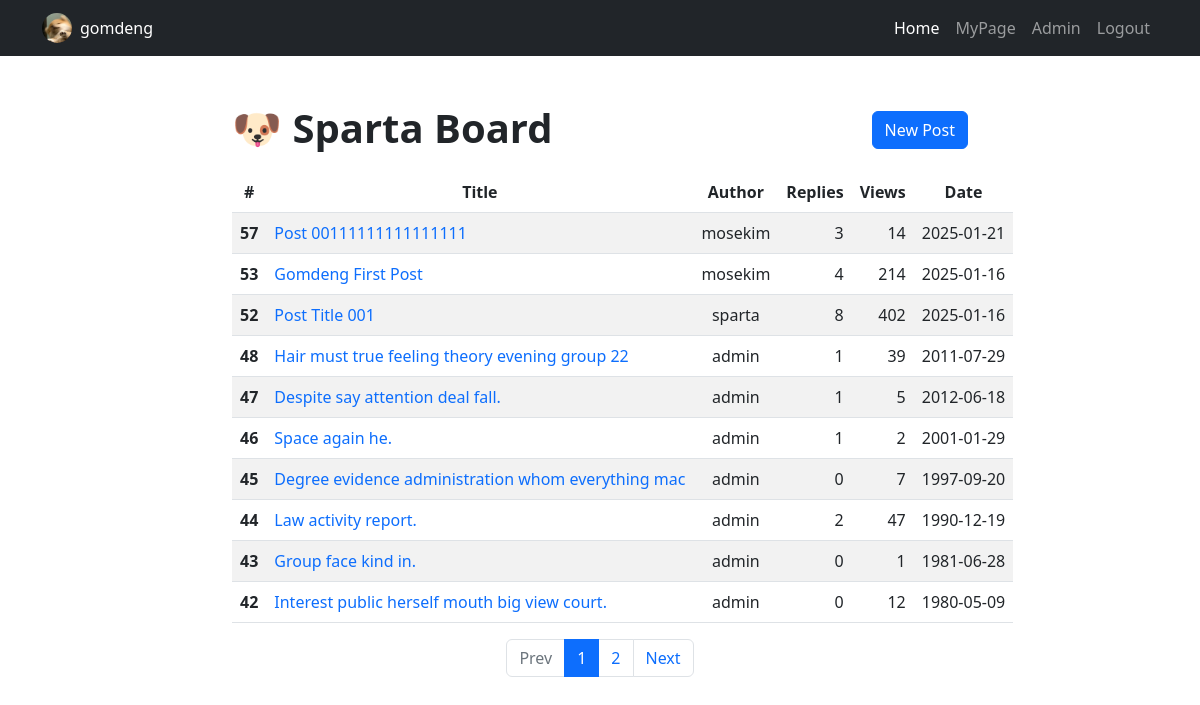
Page /post/ (signed in) on the committed database.
### user/models.py (models this page shows)
class User(AbstractUser, TimestampModel):
    nickname    = models.CharField(max_length=20, unique=True)
    profile_img = models.ImageField(blank=True, upload_to='profile_imgs/', default='common/images/default.jpg')
    bio         = models.CharField(blank=True, max_length=200)

### post/models.py (models this page shows, shortened)
class Post(TimestampModel):
    author      = models.ForeignKey(settings.AUTH_USER_MODEL, on_delete=models.CASCADE, related_name="post")
    title       = models.CharField(max_length=50)
    content     = models.TextField()
    post_img    = models.ImageField(blank=True, upload_to='post_imgs/')
    views       = models.IntegerField(default=0)
    likes       = models.ManyToManyField(settings.AUTH_USER_MODEL, related_name="likes", blank=True)
    tags        = models.ManyToManyField('Tag', related_name="tags", blank=True)

### post/views.py (the view)
# urls.py: path("", views.post_list, name="post_list"),
@login_required
def post_list(request):
    posts = Post.objects.annotate(comments_count=Count('comments')).order_by('-pk')
    paginator = Paginator(posts, 10)            # 페이지에서 보여줄 포스트 수
    page_number = request.GET.get("page", '1')  # 조회 페이지 번호
    page_obj = paginator.get_page(page_number)  # 해당 페이지 포스트
    context = {
        "page_obj": page_obj
    }
    return render(request, "post/post_list.html", context)

### post/templates/post/post_list.html
{% extends 'base.html' %}
{% load static %}
{% block resource %}
    <link rel="stylesheet" href="{% static 'post/css/styles.css' %}">
{% endblock resource %}
{% block content %}
    <div class="container mt-5">
        <div class="row">
            <div class="col-lg-8 mx-auto">
                <article>
                    <header class="mb-3 d-flex justify-content-between align-items-center">
                        <h1 class="fw-bolder mb-1">🐶 Sparta Board</h1>
                        <button type="button" class="btn btn-mg btn-primary" onclick="location.href='{% url 'post:post_create' %}'">New Post</button>
                    </header>
                    <section class="mb-5">
                        <table class="table table-striped">
                            <thead>
                                <tr>
                                    <th scope="col" style="width: 5%; text-align: center;">#</th>
                                    <th scope="col" style="width: 45%; text-align: center;">Title</th>
                                    <th scope="col" style="width: 10%; text-align: center;">Author</th>
                                    <th scope="col" style="width: 10%; text-align: center;">Replies</th>
                                    <th scope="col" style="width: 10%; text-align: center;">Views</th>
                                    <th scope="col" style="width: 20%; text-align: center;">Date</th>
                                </tr>
                            </thead>
                            <tbody>
                                {% for post in page_obj %}
                                    <tr>
                                        <th scope="row" style="text-align: right;">{{ post.id }}</th>
                                        <td><a href="{% url 'post:post_detail' post.pk %}">{{ post.title }}</a></td>
                                        <td style="text-align: center;">{{ post.author }}</td>
                                        <td style="text-align: right;">{{ post.comments_count }}</td>
                                        <td style="text-align: right;">{{ post.views }}</td>
                                        <td style="text-align: center;">{{ post.created_at|date:"Y-m-d" }}</td>
                                    </tr>
                                {% endfor %}
                            </tbody>
                        </table>
                        <ul class="pagination justify-content-center">
                            {% if page_obj.has_previous %}
                                <li class="page-item">
                                    <a class="page-link" href="?page={{ page_obj.previous_page_number }}">Prev</a>
                                </li>
                            {% else %}
                                <li class="page-item disabled">
                                    <a class="page-link" tabindex="-1" aria-disabled="true" href="#">Prev</a>
                                </li>
                            {% endif %}
                            {% for page_number in page_obj.paginator.page_range %}
                                {% if page_number == page_obj.number %}
                                <li class="page-item active" aria-current="page">
                                    <a class="page-link" href="?page={{ page_number }}">{{ page_number }}</a>
                                </li>
                                {% else %}
                                    <li class="page-item">
                                        <a class="page-link" href="?page={{ page_number }}">{{ page_number }}</a>
                                    </li>
                                {% endif %}
                            {% endfor %}
                            {% if page_obj.has_next %}
                                <li class="page-item">
                                    <a class="page-link" href="?page={{ page_obj.next_page_number }}">Next</a>
                                </li>
                            {% else %}
                                <li class="page-item disabled">
                                    <a class="page-link" tabindex="-1" aria-disabled="true" href="#">Next</a>
                                </li>
                            {% endif %}
                        </ul>
                    </section>
                </article>
            </div>
        </div>
    </div>
{% endblock content %}

### common/templates/navbar.html (shortened to what this page needs)
<nav class="navbar navbar-expand-lg navbar-dark bg-dark">
    <div class="container">
        <div class="d-flex align-items-center">
            <img src="{{ user.profile_img.url }}" alt="Profile Image" class="rounded-circle" style="width: 30px; height: 30px; object-fit: cover; margin-right: 8px;">
            <span class="text-white">{{ request.user.nickname }}</span>
        </div>
        <div class="collapse navbar-collapse" id="navbarSupportedContent">
            <ul class="navbar-nav ms-auto mb-2 mb-lg-0">
                <li class="nav-item">
                    <a class="nav-link active" aria-current="page" href="{% url 'post:post_list' %}">Home</a>
                </li>
                <li class="nav-item"><a class="nav-link" href="{% url 'user:user_profile' %}">MyPage</a></li>
                {% if request.user.is_superuser == 1 or request.user.is_staff == 1 %}
                    <li class="nav-item"><a class="nav-link" href="{% url 'admin:index' %}">Admin</a></li>
                {% endif %}
                <li class="nav-item">
                    <form id="logout-form" action="{% url 'user:logout' %}" method="post">
                        <a class="nav-link" href="{% url 'user:logout' %}" onclick="document.getElementById('logout-form').submit(); return false;">Logout</a>
                    </form>
                </li>
            </ul>
        </div>
    </div>
</nav>

### rows in the picture
User: profile_img (picture), user.nickname "gomdeng"
Post: id "57", title "Post 00111111111111111", author "mosekim", comments_count "3", views "14", created_at "2025-01-21"
Post: id "53", title "Gomdeng First Post", author "mosekim", comments_count "4", views "214", created_at "2025-01-16"
Post: id "52", title "Post Title 001", author "sparta", comments_count "8", views "402", created_at "2025-01-16"
Post: id "48", title "Hair must true feeling theory evening group 22", author "admin", comments_count "1", views "39", created_at "2011-07-29"
Post: id "47", title "Despite say attention deal fall.", author "admin", comments_count "1", views "5", created_at "2012-06-18"
Post: id "46", title "Space again he.", author "admin", comments_count "1", views "2", created_at "2001-01-29"
Post: id "45", title "Degree evidence administration whom everything mac", author "admin", comments_count "0", views "7", created_at "1997-09-20"
Post: id "44", title "Law activity report.", author "admin", comments_count "2", views "47", created_at "1990-12-19"
Post: id "43", title "Group face kind in.", author "admin", comments_count "0", views "1", created_at "1981-06-28"
Post: id "42", title "Interest public herself mouth big view court.", author "admin", comments_count "0", views "12", created_at "1980-05-09"

### other values in the picture
{{ page_number }} "1"
{{ page_number }} "2"
